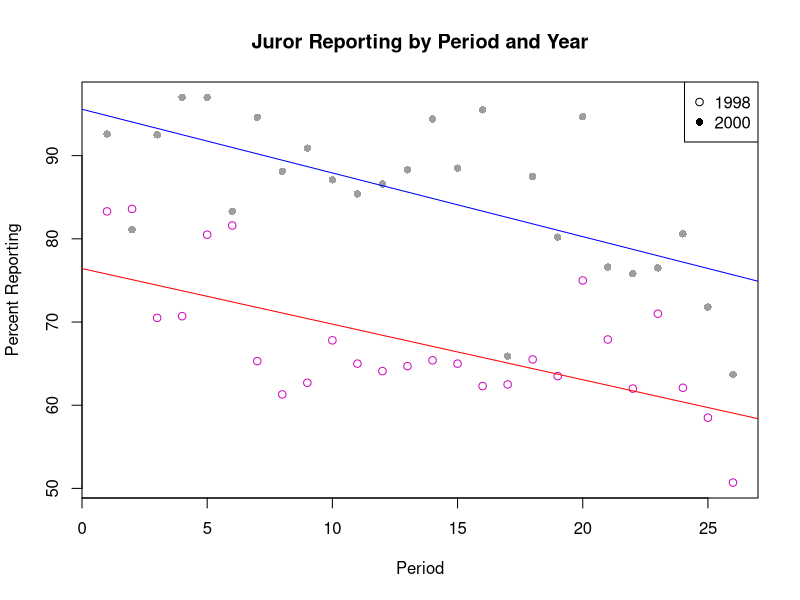
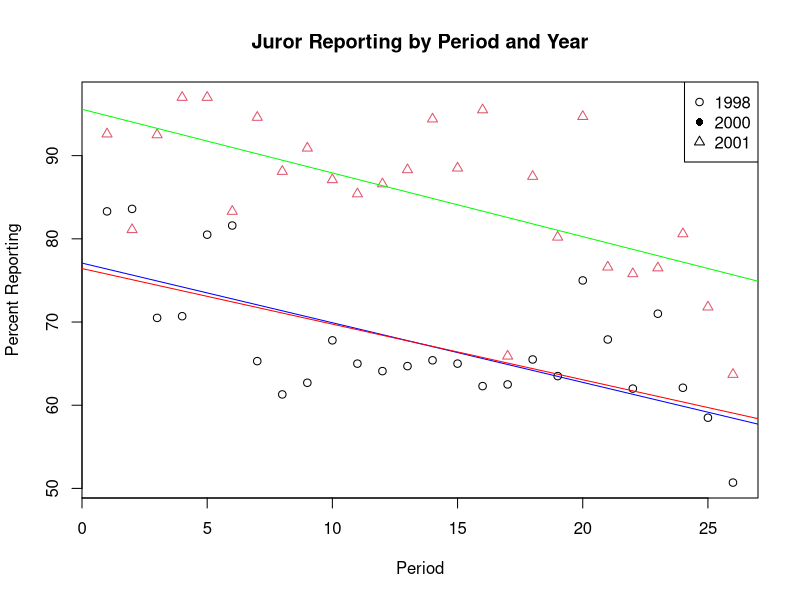

The R source for these figures, in order:
## ---- chunk 1
jurors <- read.csv("../data/Jurors.csv", header = TRUE)
attach(jurors)
## ---- chunk 2
plot(Period, PctReport, pch = (Year - 1998) / 2 * 15 + 1, col = Year, xlab = "Period", ylab = "Percent Reporting", main = "Juror Reporting by Period and Year")
legend("topright", legend = c("1998", "2000"), pch = c(1, 16))

juror2000.lm <- lm(PctReport ~ Period, data = subset(jurors, Year == 2000))
juror1998.lm <- lm(PctReport ~ Period, data = subset(jurors, Year == 1998))
juror1998.lm$coefficients
juror2000.lm$coefficients
abline(juror1998.lm, col = "red")
abline(juror2000.lm, col = "blue")
## ---- chunk 3
jurorI2001 <- ifelse(Year == 1998, 0, 1)
jurorI2001.lm <- lm(PctReport ~ Period + jurorI2001, data = jurors)
summary(jurorI2001.lm)
plot(Period, PctReport, pch = jurorI2001 + 1, col = jurorI2001 + 1, xlab = "Period", ylab = "Percent Reporting", main = "Juror Reporting by Period and Year")
abline(jurorI2001.lm, col = "blue")
abline(juror1998.lm, col = "red")
abline(juror2000.lm, col = "green")
legend("topright", legend = c("1998", "2000", "2001"), pch = c(1, 16, 2))
## ---- chunk 4
anova(jurorI2001.lm)
